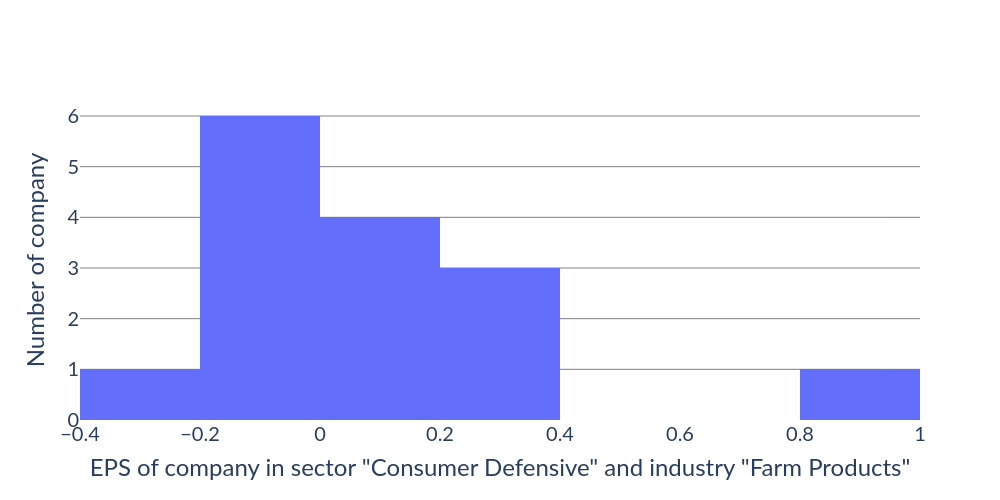

The notebook cell saved with this chart:
### Code cell
# Distribution of market cap
fig = go.Figure()
fig.add_trace(
    go.Histogram(x = df['earning_per_share'].apply(lambda x : float(x) if not pd.isna(x) else None))
)
fig.update_yaxes(showgrid = True, gridcolor = 'gray', title = 'Number of company')
fig.update_xaxes(title = f'EPS of company in sector "{SECTOR}" and industry "{INDUSTRY}"')
fig.update_layout(
    width = 1000,
    height = 500,
    plot_bgcolor = 'white',
    paper_bgcolor = 'white',
    font = dict(family = 'Lato', size = 20)
)
fig.show()

### Figure 1 — Plotly figure (JSON) as saved in the notebook; plotly's stock layout.template omitted (floating-point values rounded to 4 significant figures)
{"data": [{"type": "histogram", "x": [0.06, 0.12, -0.18, -0.02, -0.08, 0.04, -0.02, null, null, -0.02, 0.28, 0.27, 0.28, 0.03, -0.21, null, 0.96, -0.01]}], "layout": {"font": {"family": "Lato", "size": 20}, "height": 500, "paper_bgcolor": "white", "plot_bgcolor": "white", "width": 1000, "xaxis": {"title": {"text": "EPS of company in sector \"Consumer Defensive\" and industry \"Farm Products\""}}, "yaxis": {"gridcolor": "gray", "showgrid": true, "title": {"text": "Number of company"}}}}
